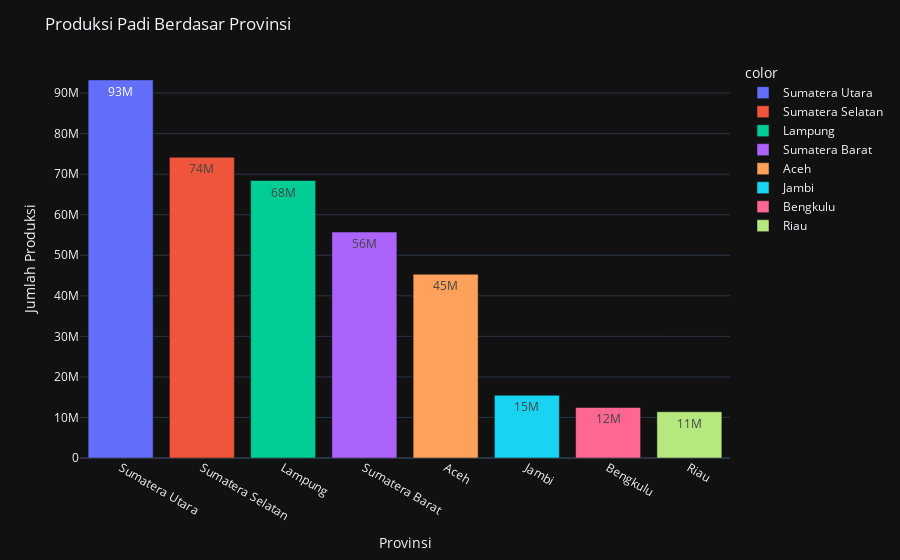

Write notebook code for a chart like this one.
### Code cell
total_produksi_prov = df.groupby(['Provinsi'])['Produksi'].sum().sort_values(ascending = False).reset_index()

fig = px.bar(df, y=total_produksi_prov['Produksi'], x=total_produksi_prov['Provinsi'], text_auto='.2s',template='plotly_dark',
             color = total_produksi_prov['Provinsi'])
fig.update_layout(title='Produksi Padi Berdasar Provinsi',
                   xaxis_title='Provinsi',
                   yaxis_title='Jumlah Produksi')
fig.show()

### Figure 1 — Plotly figure (JSON) as saved in the notebook; plotly's stock layout.template omitted (floating-point values rounded to 4 significant figures)
{"data": [{"alignmentgroup": "True", "hovertemplate": "color=Sumatera Utara<br>x=%{x}<br>y=%{y}<extra></extra>", "legendgroup": "Sumatera Utara", "marker": {"color": "#636efa", "pattern": {"shape": ""}}, "name": "Sumatera Utara", "offsetgroup": "Sumatera Utara", "orientation": "v", "showlegend": true, "textposition": "auto", "texttemplate": "%{y:.2s}", "type": "bar", "x": ["Sumatera Utara"], "xaxis": "x", "y": [93250000.0], "yaxis": "y"}, {"alignmentgroup": "True", "hovertemplate": "color=Sumatera Selatan<br>x=%{x}<br>y=%{y}<extra></extra>", "legendgroup": "Sumatera Selatan", "marker": {"color": "#EF553B", "pattern": {"shape": ""}}, "name": "Sumatera Selatan", "offsetgroup": "Sumatera Selatan", "orientation": "v", "showlegend": true, "textposition": "auto", "texttemplate": "%{y:.2s}", "type": "bar", "x": ["Sumatera Selatan"], "xaxis": "x", "y": [74160000.0], "yaxis": "y"}, {"alignmentgroup": "True", "hovertemplate": "color=Lampung<br>x=%{x}<br>y=%{y}<extra></extra>", "legendgroup": "Lampung", "marker": {"color": "#00cc96", "pattern": {"shape": ""}}, "name": "Lampung", "offsetgroup": "Lampung", "orientation": "v", "showlegend": true, "textposition": "auto", "texttemplate": "%{y:.2s}", "type": "bar", "x": ["Lampung"], "xaxis": "x", "y": [68430000.0], "yaxis": "y"}, {"alignmentgroup": "True", "hovertemplate": "color=Sumatera Barat<br>x=%{x}<br>y=%{y}<extra></extra>", "legendgroup": "Sumatera Barat", "marker": {"color": "#ab63fa", "pattern": {"shape": ""}}, "name": "Sumatera Barat", "offsetgroup": "Sumatera Barat", "orientation": "v", "showlegend": true, "textposition": "auto", "texttemplate": "%{y:.2s}", "type": "bar", "x": ["Sumatera Barat"], "xaxis": "x", "y": [55730000.0], "yaxis": "y"}, {"alignmentgroup": "True", "hovertemplate": "color=Aceh<br>x=%{x}<br>y=%{y}<extra></extra>", "legendgroup": "Aceh", "marker": {"color": "#FFA15A", "pattern": {"shape": ""}}, "name": "Aceh", "offsetgroup": "Aceh", "orientation": "v", "showlegend": true, "textposition": "auto", "texttemplate": "%{y:.2s}", "type": "bar", "x": ["Aceh"], "xaxis": "x", "y": [45320000.0], "yaxis": "y"}, {"alignmentgroup": "True", "hovertemplate": "color=Jambi<br>x=%{x}<br>y=%{y}<extra></extra>", "legendgroup": "Jambi", "marker": {"color": "#19d3f3", "pattern": {"shape": ""}}, "name": "Jambi", "offsetgroup": "Jambi", "orientation": "v", "showlegend": true, "textposition": "auto", "texttemplate": "%{y:.2s}", "type": "bar", "x": ["Jambi"], "xaxis": "x", "y": [15480000.0], "yaxis": "y"}, {"alignmentgroup": "True", "hovertemplate": "color=Bengkulu<br>x=%{x}<br>y=%{y}<extra></extra>", "legendgroup": "Bengkulu", "marker": {"color": "#FF6692", "pattern": {"shape": ""}}, "name": "Bengkulu", "offsetgroup": "Bengkulu", "orientation": "v", "showlegend": true, "textposition": "auto", "texttemplate": "%{y:.2s}", "type": "bar", "x": ["Bengkulu"], "xaxis": "x", "y": [12460000.0], "yaxis": "y"}, {"alignmentgroup": "True", "hovertemplate": "color=Riau<br>x=%{x}<br>y=%{y}<extra></extra>", "legendgroup": "Riau", "marker": {"color": "#B6E880", "pattern": {"shape": ""}}, "name": "Riau", "offsetgroup": "Riau", "orientation": "v", "showlegend": true, "textposition": "auto", "texttemplate": "%{y:.2s}", "type": "bar", "x": ["Riau"], "xaxis": "x", "y": [11410000.0], "yaxis": "y"}], "layout": {"barmode": "relative", "legend": {"title": {"text": "color"}, "tracegroupgap": 0}, "margin": {"t": 60}, "title": {"text": "Produksi Padi Berdasar Provinsi"}, "xaxis": {"anchor": "y", "domain": [0, 1], "title": {"text": "Provinsi"}}, "yaxis": {"anchor": "x", "domain": [0, 1], "title": {"text": "Jumlah Produksi"}}}}
